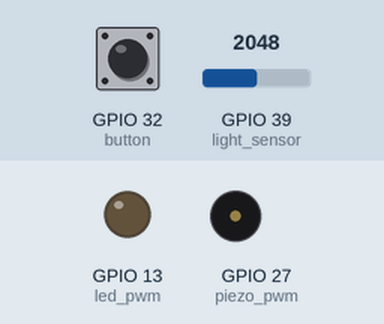
The program below on a simulated ESP32 board running MicroPython. Parts: output pins drawn as LEDs (lit = HIGH), buzzer (waves = sounding). The test bench sets the inputs (shaded band); at power-on: GPIO 32 (button) HIGH, GPIO 39 (light_sensor) = 2048 (analog values on the 0–4095 scale).

Above: at 1.2 s.
1.3 s: GPIO 32 (button) pulled LOW for 0.15 s
At 1.38 s:
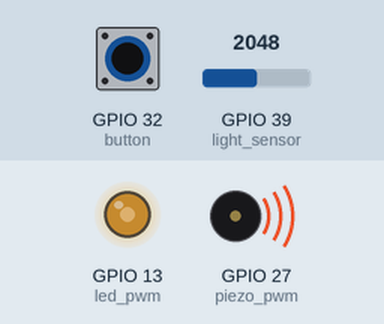
2.9 s: GPIO 32 (button) pulled LOW for 3.2 s
At 7.5 s:
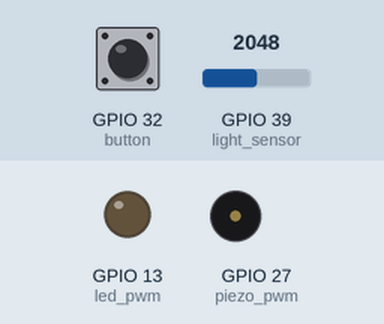
Timing chart, 0 to 9.0 s (numbered marks = the images above; inputs shaded):
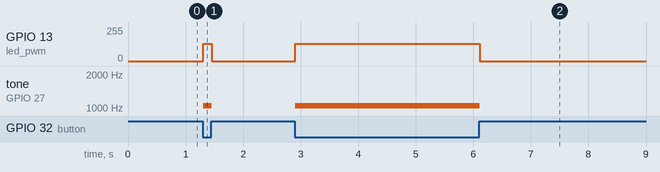

Measured:
- after the input at 1.3 s, GPIO 13 (led_pwm): 0/255 → 128/255 at once, → 0/255 0.15 s later; tone on GPIO 27 (piezo_pwm): silent → 1050 Hz at once, → silent 0.15 s later
- after the input at 2.9 s, GPIO 13 (led_pwm): 0/255 → 128/255 at once, → 0/255 3.2 s later; tone on GPIO 27 (piezo_pwm): silent → 1050 Hz at once, → silent 3.2 s later

The program:

lab2_check3.py
```python
from machine import Pin, PWM, ADC
import utime

last_press_time = 0
debounce_ms = 30
system_on = False
light_sensor = ADC(Pin(39))
light_sensor.atten(ADC.ATTN_11DB)
button = Pin(32, Pin.IN, Pin.PULL_UP)
led_pwm = PWM(Pin(13))
led_pwm.duty_u16(0)
piezo_pwm = PWM(Pin(27))
piezo_pwm.freq(440)
piezo_pwm.duty_u16(0)

def button_handler(pin):
    global last_press_time, system_on
    current_time = utime.ticks_ms()
    if current_time - last_press_time > debounce_ms:
            last_press_time = current_time
            if pin.value() == 0:
                system_on = True
            else:
                system_on = False
button.irq(trigger=Pin.IRQ_FALLING | Pin.IRQ_RISING, handler=button_handler)

while True:
    if system_on:
        value = light_sensor.read()
        led_pwm.duty_u16(int(value * 16))
        if value < 50:
            piezo_pwm.duty_u16(0)
        else:
            piezo_pwm.freq(int(100 + (value)*(1900) / 4095))
            piezo_pwm.duty_u16(32768)
    else:
        led_pwm.duty_u16(0)
        piezo_pwm.duty_u16(0)
    utime.sleep(0.01)
```
